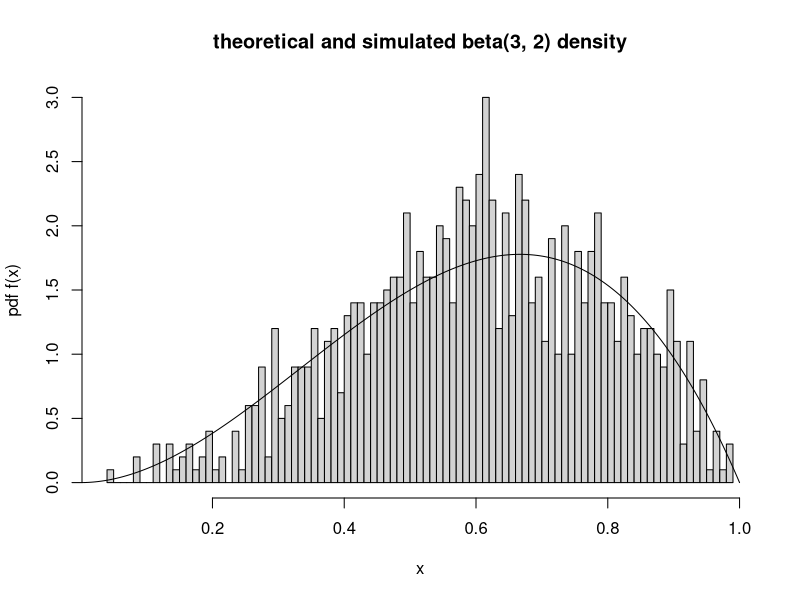
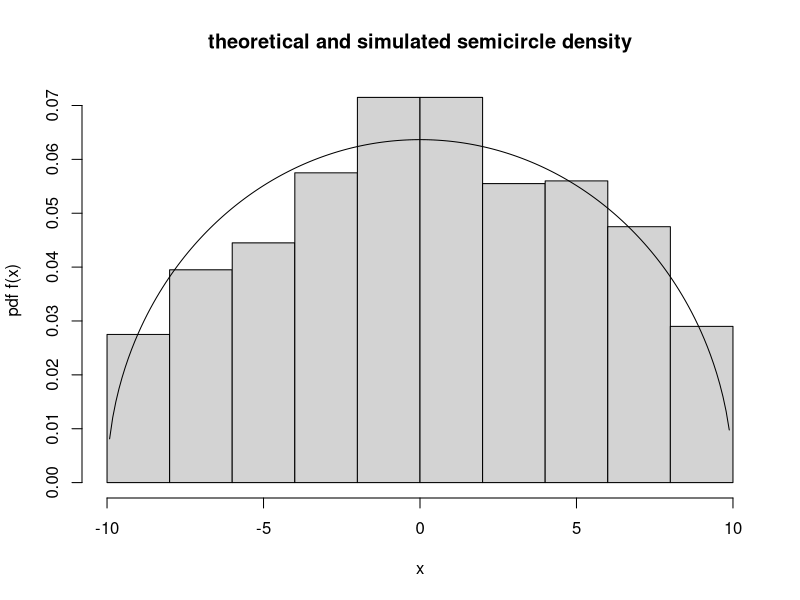
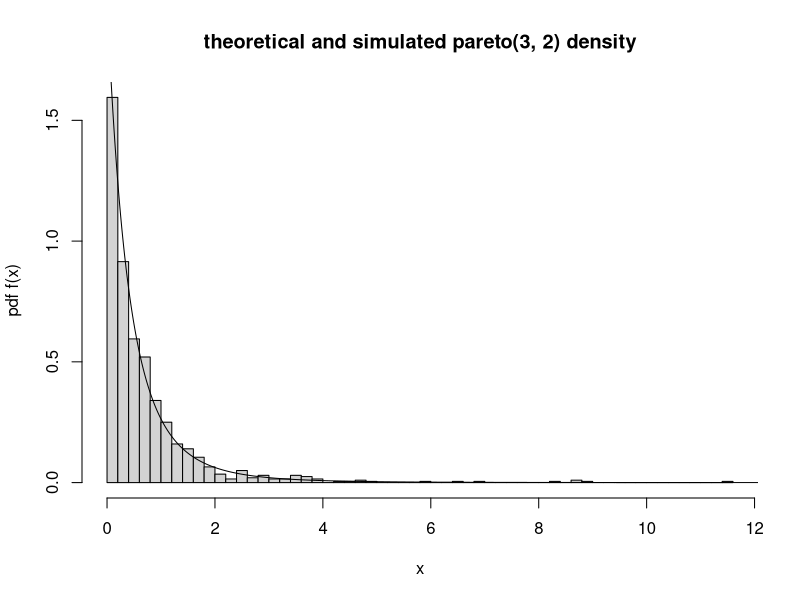

Write R code to recreate these figures, in order. (Note: this script raises an error after producing the figures.)
# 1
# Candidate distribution: unif(0, 1)
beta.sim <- function(alpha, beta, c) {
    stopifnot(alpha >= 1 & beta >= 1)
    while(TRUE) {
        g <- runif(1, 0, 1)
        cu <- runif(1, 0, c)
        f <- g^(alpha - 1) * (1 - g)^(beta - 1) / (beta(alpha, beta))
        if(cu < f) return(g)
    }
}

# find the best c: we got the largest f(x)/g(x) at x = 2/3
# which means the best c we got is 
c <- (2/3)^2 * (1/3) / beta(3, 2)
n <- 1000
x <- rep(0, n)
for(i in 1:n) {
    x[i] <- beta.sim(3, 2, c)
}

hist(x, breaks = 100, freq = F, xlab = "x", ylab = "pdf f(x)", 
    main = "theoretical and simulated beta(3, 2) density")
y <- seq(0, 1, 0.001)
lines(y, dbeta(y, 3, 2))

# 2
# f(x) = (2 / (pi*R^2)) * sqrt(R^2 - x^2)
# g(x) = 1 / 2R
# f(x) / g(x) = (4 / (pi * R)) * sqrt(R^2 - x^2)
# f(x) / g(x) has the largest value at 4/pi when x = 0
# c = 4 / pi
semicircle.sim <- function(R) {
    while(TRUE) {
         y <- runif(1, -R, R)
         d <- (4 / (pi * R)) * sqrt(R^2 - y^2)
         u <- runif(1, 0, 4/pi)
         if(u < d) return(y)
    }
}

dsemicircle <- function(R, x) {
    (2 / (pi*R^2)) * sqrt(R^2 - x^2)
}

n <- 1000
x <- rep(0, n)
R <- 10
for(i in 1:n) {
    x[i] <- semicircle.sim(R)
}
hist(x, freq = F, xlab = "x", ylab = "pdf f(x)",
    main = "theoretical and simulated semicircle density")
y <- seq(min(x), max(x), 0.1)
lines(y, dsemicircle(R = 10, x = y))

# 3
# cdf: 1 - (a / (x + a))^b
# cdf inverse F^-1(u): a * ((1 - u)^(-1/b) - 1)
pareto.sim <- function(a, b) {
    u <- runif(1)
    x <- a * ((1 - u)^(-1/b) - 1)
    x
}
n <- 1000
y <- rep(0, n)
for(i in 1:n) {
    y[i] <- pareto.sim(2, 4)
}

hist(y, breaks = 50, freq = F, xlab = "x", ylab = "pdf f(x)", 
    main = "theoretical and simulated pareto(3, 2) density")
dpareto <- function(x, a, b) b * a^b / (x + a)^(b + 1)
z <- seq(0, 15, 0.01)
lines(z, dpareto(z, 2, 4))

# 4
library(MASS)
rwhis.general <- function(n, Sigma) {
    x <- mvrnorm(n, mu, sigma)
    M <- t(x) %*% x
    M
}
rwhis.bartlett <- function(d, sigma) {
    A <- matrix(rnorm(d * d), nrow = d, ncol = d)
    A[!lower.tri(A)] <- 0
    for(i in 1:d) {
        diag(A)[i] <- sqrt(rchisq(1, df = n - i + 1))
    }
    L <- t(chol(sigma))
    M <- L %*% A %*% t(A) %*% t(L)

}

n <- 100 # sample size
d <- 2 # dimension
N <- 2000 # iterations
sigma <- matrix(c(1, 0.5, 0.5, 2), 2,2, byrow = T)
mu <- numeric(d)

# general
set.seed(100)
system.time(for(i in 1:N){
    rwhis.general(n, Sigma)
})

# Bartlett
set.seed(100)
system.time(for(i in 1:N){
    rwhis.bartlett(d, Sigma)
})
